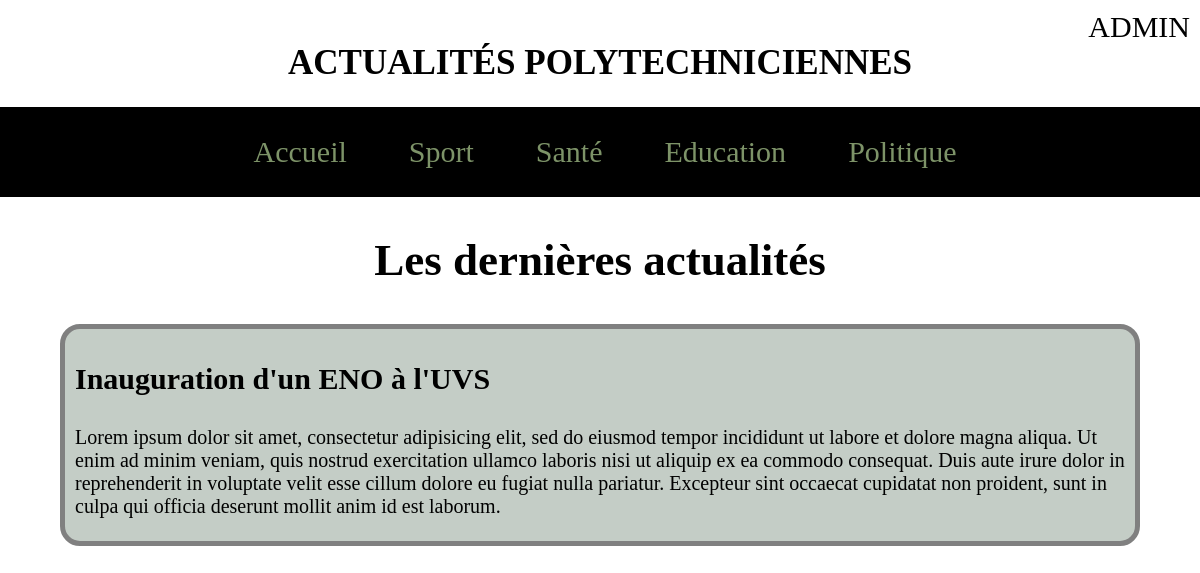
The app's page /index.php?action=categorie&id=3 with its own data.
### tables this page shows
CREATE TABLE Categorie(
	id int primary key auto_increment,
	libelle varchar(20)
) ENGINE InnoDB DEFAULT;

CREATE TABLE Article(
	id int primary key auto_increment,
	titre varchar(255),
	contenu text,
	dateCreation datetime DEFAULT NOW(),
	dateModification datetime DEFAULT NOW(),
	categorie int
) ENGINE InnoDB DEFAULT;

### src/controllers/HomeController.php (called while the page is built, shortened)
<?php
require_once 'C:\xampp\htdocs\mglsi\archi\src\services\ArticleService.php';
require_once 'C:\xampp\htdocs\mglsi\archi\src\services\CategoryService.php';
class HomeController {
    private $articleService;
    private $categoryService;
    public function __construct() {
        $this->articleService = new ArticleService();
        $this->categoryService = new CategoryService();
    }
    public function showHomePage() {
        $isAdminLoggedIn = false;
        $data = new stdClass();
        $data->categories = $this->categoryService->getAllCategories();
        if (isset($_GET['action']) && $_GET['action'] === 'categorie' && isset($_GET['id'])) {
            $catId = $_GET['id'];
            $data->articles = $this->articleService->getArticlesByCategory($catId);
        } else if (isset($_GET['action']) && $_GET['action'] === 'article' && isset($_GET['id'])) {
            $articleId = $_GET['id'];
            $data->articles = $this->articleService->getArticleById($articleId);
        } else {
            $data->articles = $this->articleService->getAllArticles();
        }
        require 'C:\xampp\htdocs\mglsi\archi\src\views\accueil.php';
    }
}
?>

### index.php (called while the page is built)
<?php
    require_once 'C:\xampp\htdocs\mglsi\archi\src\controllers\HomeController.php';
    $controller = new HomeController();
    $controller->showHomePage();
?>

### src/dao/Database.php (called while the page is built, shortened)
<?php
class Database {
    private $host = "localhost";
    private $dbname = "mglsi_news2";
    private $username = "mglsi_user";
    private $password = "passer";
    private $connection;
    public function __construct() {
        $this->connection = new PDO("mysql:host=$this->host;dbname=$this->dbname", $this->username, $this->password);
        $this->connection->setAttribute(PDO::ATTR_ERRMODE, PDO::ERRMODE_EXCEPTION);
    }
    public function executeQuery($query, $params = []) {
        $stmt = $this->connection->prepare($query);
        $stmt->execute($params);
        return $stmt->fetchAll(PDO::FETCH_OBJ);
    }
    }
?>

### src/services/CategoryService.php (called while the page is built, shortened)
<?php
require_once 'C:\xampp\htdocs\mglsi\archi\src\models\Category.php';
class CategoryService {
    private $category;
    public function __construct() {
        $this->category = new Category();
    }
    public function getAllCategories() {
        return $this->category->getAllCategories();
    }
}
?>

### src/models/Category.php (called while the page is built, shortened)
<?php
require_once 'C:\xampp\htdocs\mglsi\archi\src\dao\CategoryDAO.php';
class Category {
    private $categoryDao;
    public function __construct() {
        $this->categoryDao = new CategoryDAO();
    }
    public function getAllCategories() {
        return $this->categoryDao->getAllCategories();
    }
}
?>

### src/dao/CategoryDAO.php (called while the page is built, shortened)
<?php
require_once 'Database.php';
class CategoryDAO {
    private $db;
    public function __construct() {
        $this->db = new Database();
    }
    public function getAllCategories() {
        $query = "SELECT * FROM categorie";
        return $this->db->executeQuery($query);
    }
}
?>

### src/services/ArticleService.php (called while the page is built, shortened)
<?php
require_once 'C:\xampp\htdocs\mglsi\archi\src\models\Article.php';
class ArticleService {
    private $article;
    public function __construct() {
        $this->article = new Article();
    }
    public function getArticlesByCategory($id) {
        return $this->article->getArticlesByCategory($id);
    }
}
?>

### src/models/Article.php (called while the page is built, shortened)
<?php
require_once 'C:\xampp\htdocs\mglsi\archi\src\dao\ArticleDAO.php';
class Article {
    private $articleDao;
    public function __construct() {
        $this->articleDao = new ArticleDAO();
    }
    public function getArticlesByCategory($id) {
        return $this->articleDao->getArticlesByCategory($id);
    }
}
?>

### src/dao/ArticleDAO.php (called while the page is built, shortened)
<?php
require_once 'Database.php';
class ArticleDAO {
    private $db;
    public function __construct() {
        $this->db = new Database();
    }
    public function getArticlesByCategory($categoryId) {
        $query = "SELECT * FROM article WHERE categorie = :category_id";
        $params = [':category_id' => $categoryId];
        return $this->db->executeQuery($query, $params);
    }
}
?>

### src/views/accueil.php (the view, shortened to what this page needs)
<!DOCTYPE html>
<html lang="en">
<head>
    <link rel="stylesheet" href="/assets/css/style.css">
    <link rel="stylesheet" href="https://cdnjs.cloudflare.com/ajax/libs/font-awesome/5.15.3/css/all.min.css">
</head>
<body>
    <h1>ACTUALITÉS POLYTECHNICIENNES</h1>
    <?php if ($isAdminLoggedIn): ?>
        <h1>Espace Administrateur</h1>
        <a href="/src/controllers/deconnexion.php" id="deconnexion">Se déconnecter</a>
    <?php else: ?>
        <a href="/src/controllers/authenticationController.php" id="admin">ADMIN</a>
    <?php endif; ?>
    <ul>
        <li><a href="index.php">Accueil</a></li>
        <?php foreach ($data->categories as $category): ?>
            <li>
                <a href="index.php?action=categorie&id=<?= $category->id ?>">
                    <?= $category->libelle ?>
                </a>
            </li>
        <?php endforeach; ?>
    </ul>
    <h2>Les dernières actualités</h2>
    <?php if (empty($data->articles)): ?>
        <p>Aucun article n'est encore disponible à ce jour pour cette catégorie.</p>
    <?php else: ?>
        <?php foreach ($data->articles as $article): ?>
            <div class="actu">
                <h3><?= $article->titre ?></h3>
                <p><?= $article->contenu ?></p>
            </div>
        <?php endforeach; ?>
    <?php endif; ?>
</body>
</html>

### assets/css/style.css (style rules this page uses)
h1 { text-align: center; color: black; font-size: 35px; padding: 20px; }
body { margin: 0; }
ul { list-style-type: none; padding: 14px; margin-top: -20px; background-color: black; color: rgb(125, 147, 104); text-align: center; }
li { display: inline-block; margin-left: 10px; padding: 14px; }
a { text-decoration: none; border: none; color: inherit; margin: 10px; margin-bottom: 0; font-size: 30px; cursor: pointer; }
h2 { text-align: center; font-family: Mapolice2; font-size: 45px; }
.actu { margin-left: 60px; margin-right: 60px; margin-bottom: 30px; padding: 3px; padding-left: 10px; border: 5px solid gray; border-radius: 20px; background-color: rgb(196, 205, 198); }
p { font-size: 20px; }
h3 { font-size: 30px; }
a#deconnexion, a#admin { position: absolute; top: 0; right: 0; }

### records on screen
categorie: libelle "Sport"
categorie: libelle "Santé"
categorie: libelle "Education"
categorie: libelle "Politique"
article: titre "Inauguration d'un ENO à l'UVS", contenu "Lorem ipsum dolor sit amet, consectetur adipisicing elit, sed do eiusmod tempor incididunt ut labore et dolore magna aliqua. Ut enim ad minim veniam, quis nostrud exercitation ullamco laboris nisi ut aliquip ex ea commodo consequat. Duis aute irure dolor in reprehenderit in voluptate velit esse cillum dolore eu fugiat nulla pariatur. Excepteur sint occaecat cupidatat non proident, sunt in culpa qui officia deserunt mollit anim id est laborum."
